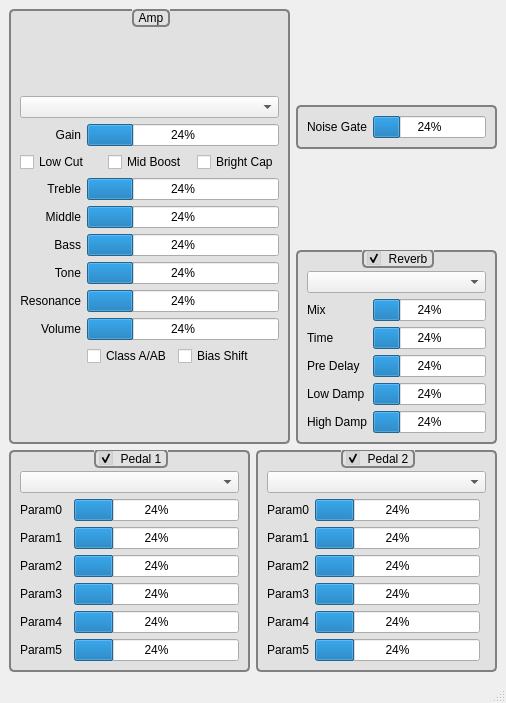
<?xml version="1.0" encoding="UTF-8"?>
<ui version="4.0">
 <class>MainWindow</class>
 <widget class="QMainWindow" name="MainWindow">
  <property name="geometry">
   <rect>
    <x>0</x>
    <y>0</y>
    <width>506</width>
    <height>703</height>
   </rect>
  </property>
  <property name="windowTitle">
   <string>Tronix Hammer</string>
  </property>
  <property name="styleSheet">
   <string notr="true"/>
  </property>
  <widget class="QWidget" name="centralwidget">
   <layout class="QVBoxLayout" name="verticalLayout">
    <item>
     <layout class="QHBoxLayout" name="horizontalLayout_3">
      <item>
       <widget class="QGroupBox" name="groupBox_3">
        <property name="sizePolicy">
         <sizepolicy hsizetype="Expanding" vsizetype="Preferred">
          <horstretch>0</horstretch>
          <verstretch>0</verstretch>
         </sizepolicy>
        </property>
        <property name="styleSheet">
         <string notr="true">QGroupBox {
    background-color:#20808080;
    border: 2px solid gray;
    border-radius: 5px;
    margin-top: 1.5ex; /* leave space at the top for the title */
}

QGroupBox::title {
    subcontrol-origin: margin;
    subcontrol-position: top center; /* position at the top center */
    padding: 0 3px;
	border:2px solid gray;
    border-radius:5px;
}</string>
        </property>
        <property name="title">
         <string>Amp</string>
        </property>
        <layout class="QGridLayout" name="gridLayout_4">
         <item row="1" column="0">
          <layout class="QGridLayout" name="gridLayout">
           <item row="1" column="1" colspan="5">
            <widget class="ParamProgressBar" name="progressBarGain">
             <property name="value">
              <number>24</number>
             </property>
             <property name="textDirection">
              <enum>QProgressBar::TopToBottom</enum>
             </property>
            </widget>
           </item>
           <item row="9" column="0">
            <widget class="QLabel" name="label_7">
             <property name="sizePolicy">
              <sizepolicy hsizetype="Fixed" vsizetype="Preferred">
               <horstretch>0</horstretch>
               <verstretch>0</verstretch>
              </sizepolicy>
             </property>
             <property name="text">
              <string>Resonance</string>
             </property>
             <property name="alignment">
              <set>Qt::AlignRight|Qt::AlignTrailing|Qt::AlignVCenter</set>
             </property>
            </widget>
           </item>
           <item row="5" column="0">
            <widget class="QLabel" name="label_3">
             <property name="text">
              <string>Middle</string>
             </property>
             <property name="alignment">
              <set>Qt::AlignRight|Qt::AlignTrailing|Qt::AlignVCenter</set>
             </property>
            </widget>
           </item>
           <item row="12" column="0">
            <widget class="QLabel" name="label_5">
             <property name="text">
              <string>Volume</string>
             </property>
             <property name="alignment">
              <set>Qt::AlignRight|Qt::AlignTrailing|Qt::AlignVCenter</set>
             </property>
            </widget>
           </item>
           <item row="6" column="1" colspan="5">
            <widget class="ParamProgressBar" name="progressBarBass">
             <property name="value">
              <number>24</number>
             </property>
            </widget>
           </item>
           <item row="8" column="0">
            <widget class="QLabel" name="labelPresenceTone">
             <property name="text">
              <string>Tone</string>
             </property>
             <property name="alignment">
              <set>Qt::AlignRight|Qt::AlignTrailing|Qt::AlignVCenter</set>
             </property>
            </widget>
           </item>
           <item row="9" column="1" colspan="5">
            <widget class="ParamProgressBar" name="progressBarResonance">
             <property name="value">
              <number>24</number>
             </property>
            </widget>
           </item>
           <item row="3" column="0" colspan="6">
            <layout class="QHBoxLayout" name="horizontalLayout">
             <item>
              <widget class="QCheckBox" name="checkBoxLowCut">
               <property name="text">
                <string>Low Cut</string>
               </property>
              </widget>
             </item>
             <item>
              <widget class="QCheckBox" name="checkBoxMidBoost">
               <property name="text">
                <string>Mid Boost</string>
               </property>
              </widget>
             </item>
             <item>
              <widget class="QCheckBox" name="checkBoxBrightCap">
               <property name="text">
                <string>Bright Cap</string>
               </property>
              </widget>
             </item>
            </layout>
           </item>
           <item row="6" column="0">
            <widget class="QLabel" name="label_4">
             <property name="text">
              <string>Bass</string>
             </property>
             <property name="alignment">
              <set>Qt::AlignRight|Qt::AlignTrailing|Qt::AlignVCenter</set>
             </property>
            </widget>
           </item>
           <item row="4" column="1" colspan="5">
            <widget class="ParamProgressBar" name="progressBarTreble">
             <property name="styleSheet">
              <string notr="true">
QProgressBar::chunck {background-color: #888888;}</string>
             </property>
             <property name="value">
              <number>24</number>
             </property>
            </widget>
           </item>
           <item row="5" column="1" colspan="5">
            <widget class="ParamProgressBar" name="progressBarMiddle">
             <property name="value">
              <number>24</number>
             </property>
            </widget>
           </item>
           <item row="12" column="1" colspan="5">
            <widget class="ParamProgressBar" name="progressBarVolume">
             <property name="value">
              <number>24</number>
             </property>
            </widget>
           </item>
           <item row="4" column="0">
            <widget class="QLabel" name="label_2">
             <property name="text">
              <string>Treble</string>
             </property>
             <property name="alignment">
              <set>Qt::AlignRight|Qt::AlignTrailing|Qt::AlignVCenter</set>
             </property>
            </widget>
           </item>
           <item row="1" column="0">
            <widget class="QLabel" name="label">
             <property name="text">
              <string>Gain</string>
             </property>
             <property name="alignment">
              <set>Qt::AlignRight|Qt::AlignTrailing|Qt::AlignVCenter</set>
             </property>
            </widget>
           </item>
           <item row="8" column="1" colspan="5">
            <widget class="ParamProgressBar" name="progressBarTone">
             <property name="value">
              <number>24</number>
             </property>
            </widget>
           </item>
           <item row="0" column="0" colspan="6">
            <widget class="QComboBox" name="comboBoxAmpModel"/>
           </item>
           <item row="13" column="1">
            <layout class="QHBoxLayout" name="horizontalLayout_2">
             <item>
              <widget class="QCheckBox" name="checkBoxClassAAB">
               <property name="text">
                <string>Class A/AB</string>
               </property>
              </widget>
             </item>
             <item>
              <widget class="QCheckBox" name="checkBoxBiasShift">
               <property name="text">
                <string>Bias Shift</string>
               </property>
              </widget>
             </item>
            </layout>
           </item>
          </layout>
         </item>
         <item row="0" column="0">
          <spacer name="verticalSpacer_6">
           <property name="orientation">
            <enum>Qt::Vertical</enum>
           </property>
           <property name="sizeType">
            <enum>QSizePolicy::Fixed</enum>
           </property>
           <property name="sizeHint" stdset="0">
            <size>
             <width>20</width>
             <height>10</height>
            </size>
           </property>
          </spacer>
         </item>
        </layout>
       </widget>
      </item>
      <item>
       <layout class="QVBoxLayout" name="verticalLayout_2">
        <item>
         <spacer name="verticalSpacer_2">
          <property name="orientation">
           <enum>Qt::Vertical</enum>
          </property>
          <property name="sizeHint" stdset="0">
           <size>
            <width>20</width>
            <height>40</height>
           </size>
          </property>
         </spacer>
        </item>
        <item>
         <widget class="QGroupBox" name="groupBox">
          <property name="styleSheet">
           <string notr="true">QGroupBox {
    background-color:#20808080;
    border: 2px solid gray;
    border-radius: 5px;
    margin-top: 1.5ex; /* leave space at the top for the title */
}

QGroupBox::title {
    subcontrol-origin: margin;
    subcontrol-position: top center; /* position at the top center */
    padding: 0 3px;
	border:2px solid gray;
    border-radius:5px;
}</string>
          </property>
          <property name="title">
           <string/>
          </property>
          <layout class="QVBoxLayout" name="verticalLayout_3">
           <item>
            <layout class="QHBoxLayout" name="horizontalLayout_4">
             <item>
              <widget class="QLabel" name="label_6">
               <property name="text">
                <string>Noise Gate</string>
               </property>
              </widget>
             </item>
             <item>
              <widget class="ParamProgressBar" name="progressBarNoiseGate">
               <property name="value">
                <number>24</number>
               </property>
              </widget>
             </item>
            </layout>
           </item>
          </layout>
         </widget>
        </item>
        <item>
         <spacer name="verticalSpacer">
          <property name="orientation">
           <enum>Qt::Vertical</enum>
          </property>
          <property name="sizeHint" stdset="0">
           <size>
            <width>20</width>
            <height>40</height>
           </size>
          </property>
         </spacer>
        </item>
        <item>
         <widget class="QGroupBox" name="groupBoxReverb">
          <property name="styleSheet">
           <string notr="true">QGroupBox {
    background-color:#20808080;
    border: 2px solid gray;
    border-radius: 5px;
    margin-top: 1.5ex; /* leave space at the top for the title */
}

QGroupBox::title {
    subcontrol-origin: margin;
    subcontrol-position: top center; /* position at the top center */
    padding: 0 3px;
	border:2px solid gray;
    border-radius:5px;
}</string>
          </property>
          <property name="title">
           <string>Reverb</string>
          </property>
          <property name="checkable">
           <bool>true</bool>
          </property>
          <layout class="QGridLayout" name="gridLayout_5">
           <item row="6" column="1">
            <widget class="ParamProgressBar" name="progressBarReverbLowDamp">
             <property name="value">
              <number>24</number>
             </property>
            </widget>
           </item>
           <item row="4" column="0">
            <widget class="QLabel" name="label_20">
             <property name="text">
              <string>Time</string>
             </property>
            </widget>
           </item>
           <item row="5" column="1">
            <widget class="ParamProgressBar" name="progressBarReverbPreDelay">
             <property name="value">
              <number>24</number>
             </property>
            </widget>
           </item>
           <item row="8" column="1">
            <widget class="ParamProgressBar" name="progressBarReverbHighDump">
             <property name="value">
              <number>24</number>
             </property>
            </widget>
           </item>
           <item row="5" column="0">
            <widget class="QLabel" name="label_21">
             <property name="text">
              <string>Pre Delay</string>
             </property>
            </widget>
           </item>
           <item row="1" column="0" colspan="2">
            <widget class="QComboBox" name="comboBoxReverb"/>
           </item>
           <item row="3" column="0">
            <widget class="QLabel" name="label_19">
             <property name="text">
              <string>Mix</string>
             </property>
            </widget>
           </item>
           <item row="3" column="1">
            <widget class="ParamProgressBar" name="progressBarReverbMix">
             <property name="value">
              <number>24</number>
             </property>
            </widget>
           </item>
           <item row="4" column="1">
            <widget class="ParamProgressBar" name="progressBarReverbTime">
             <property name="value">
              <number>24</number>
             </property>
            </widget>
           </item>
           <item row="6" column="0">
            <widget class="QLabel" name="label_22">
             <property name="text">
              <string>Low Damp</string>
             </property>
            </widget>
           </item>
           <item row="8" column="0">
            <widget class="QLabel" name="label_23">
             <property name="text">
              <string>High Damp</string>
             </property>
            </widget>
           </item>
           <item row="0" column="0">
            <spacer name="verticalSpacer_5">
             <property name="orientation">
              <enum>Qt::Vertical</enum>
             </property>
             <property name="sizeType">
              <enum>QSizePolicy::Fixed</enum>
             </property>
             <property name="sizeHint" stdset="0">
              <size>
               <width>20</width>
               <height>10</height>
              </size>
             </property>
            </spacer>
           </item>
          </layout>
         </widget>
        </item>
       </layout>
      </item>
     </layout>
    </item>
    <item>
     <layout class="QHBoxLayout" name="horizontalLayout_5">
      <item>
       <widget class="QGroupBox" name="groupBoxPedal1">
        <property name="styleSheet">
         <string notr="true">QGroupBox {
    background-color:#20808080;
    border: 2px solid gray;
    border-radius: 5px;
    margin-top: 1.5ex; /* leave space at the top for the title */
}

QGroupBox::title {
    subcontrol-origin: margin;
    subcontrol-position: top center; /* position at the top center */
    padding: 0 3px;
	border:2px solid gray;
    border-radius:5px;
}</string>
        </property>
        <property name="title">
         <string>Pedal 1</string>
        </property>
        <property name="checkable">
         <bool>true</bool>
        </property>
        <layout class="QGridLayout" name="gridLayout_2">
         <item row="3" column="2">
          <widget class="ParamProgressBar" name="progressBarPedal1Param1">
           <property name="value">
            <number>24</number>
           </property>
          </widget>
         </item>
         <item row="2" column="0">
          <widget class="QLabel" name="labelPedal1Param0">
           <property name="text">
            <string>Param0</string>
           </property>
          </widget>
         </item>
         <item row="7" column="2">
          <widget class="ParamProgressBar" name="progressBarPedal1Param5">
           <property name="value">
            <number>24</number>
           </property>
          </widget>
         </item>
         <item row="6" column="2">
          <widget class="ParamProgressBar" name="progressBarPedal1Param4">
           <property name="value">
            <number>24</number>
           </property>
          </widget>
         </item>
         <item row="5" column="0">
          <widget class="QLabel" name="labelPedal1Param3">
           <property name="text">
            <string>Param3</string>
           </property>
          </widget>
         </item>
         <item row="1" column="0" colspan="3">
          <widget class="QComboBox" name="comboBoxPedal1"/>
         </item>
         <item row="5" column="2">
          <widget class="ParamProgressBar" name="progressBarPedal1Param3">
           <property name="value">
            <number>24</number>
           </property>
          </widget>
         </item>
         <item row="6" column="0">
          <widget class="QLabel" name="labelPedal1Param4">
           <property name="text">
            <string>Param4</string>
           </property>
          </widget>
         </item>
         <item row="4" column="2">
          <widget class="ParamProgressBar" name="progressBarPedal1Param2">
           <property name="value">
            <number>24</number>
           </property>
          </widget>
         </item>
         <item row="7" column="0">
          <widget class="QLabel" name="labelPedal1Param5">
           <property name="text">
            <string>Param5</string>
           </property>
          </widget>
         </item>
         <item row="4" column="0">
          <widget class="QLabel" name="labelPedal1Param2">
           <property name="text">
            <string>Param2</string>
           </property>
          </widget>
         </item>
         <item row="3" column="0">
          <widget class="QLabel" name="labelPedal1Param1">
           <property name="text">
            <string>Param1</string>
           </property>
          </widget>
         </item>
         <item row="2" column="2">
          <widget class="ParamProgressBar" name="progressBarPedal1Param0">
           <property name="value">
            <number>24</number>
           </property>
          </widget>
         </item>
         <item row="0" column="0">
          <spacer name="verticalSpacer_3">
           <property name="orientation">
            <enum>Qt::Vertical</enum>
           </property>
           <property name="sizeType">
            <enum>QSizePolicy::Fixed</enum>
           </property>
           <property name="sizeHint" stdset="0">
            <size>
             <width>20</width>
             <height>10</height>
            </size>
           </property>
          </spacer>
         </item>
        </layout>
       </widget>
      </item>
      <item>
       <widget class="QGroupBox" name="groupBoxPedal2">
        <property name="styleSheet">
         <string notr="true">QGroupBox {
    background-color:#20808080;
    border: 2px solid gray;
    border-radius: 5px;
    margin-top: 1.5ex; /* leave space at the top for the title */
}

QGroupBox::title {
    subcontrol-origin: margin;
    subcontrol-position: top center; /* position at the top center */
    padding: 0 3px;
	border:2px solid gray;
    border-radius:5px;
}</string>
        </property>
        <property name="title">
         <string>Pedal 2</string>
        </property>
        <property name="checkable">
         <bool>true</bool>
        </property>
        <layout class="QGridLayout" name="gridLayout_3">
         <item row="3" column="0">
          <widget class="QLabel" name="labelPedal2Param1">
           <property name="text">
            <string>Param1</string>
           </property>
          </widget>
         </item>
         <item row="6" column="1">
          <widget class="ParamProgressBar" name="progressBarPedal2Param4">
           <property name="value">
            <number>24</number>
           </property>
          </widget>
         </item>
         <item row="7" column="1">
          <widget class="ParamProgressBar" name="progressBarPedal2Param5">
           <property name="value">
            <number>24</number>
           </property>
          </widget>
         </item>
         <item row="4" column="0">
          <widget class="QLabel" name="labelPedal2Param2">
           <property name="text">
            <string>Param2</string>
           </property>
          </widget>
         </item>
         <item row="4" column="1">
          <widget class="ParamProgressBar" name="progressBarPedal2Param2">
           <property name="value">
            <number>24</number>
           </property>
          </widget>
         </item>
         <item row="5" column="1">
          <widget class="ParamProgressBar" name="progressBarPedal2Param3">
           <property name="value">
            <number>24</number>
           </property>
          </widget>
         </item>
         <item row="7" column="0">
          <widget class="QLabel" name="labelPedal2Param5">
           <property name="text">
            <string>Param5</string>
           </property>
          </widget>
         </item>
         <item row="5" column="0">
          <widget class="QLabel" name="labelPedal2Param3">
           <property name="text">
            <string>Param3</string>
           </property>
          </widget>
         </item>
         <item row="3" column="1">
          <widget class="ParamProgressBar" name="progressBarPedal2Param1">
           <property name="value">
            <number>24</number>
           </property>
          </widget>
         </item>
         <item row="2" column="1">
          <widget class="ParamProgressBar" name="progressBarPedal2Param0">
           <property name="value">
            <number>24</number>
           </property>
          </widget>
         </item>
         <item row="1" column="0" colspan="3">
          <widget class="QComboBox" name="comboBoxPedal2"/>
         </item>
         <item row="2" column="0">
          <widget class="QLabel" name="labelPedal2Param0">
           <property name="text">
            <string>Param0</string>
           </property>
          </widget>
         </item>
         <item row="6" column="0">
          <widget class="QLabel" name="labelPedal2Param4">
           <property name="text">
            <string>Param4</string>
           </property>
          </widget>
         </item>
         <item row="0" column="0">
          <spacer name="verticalSpacer_4">
           <property name="orientation">
            <enum>Qt::Vertical</enum>
           </property>
           <property name="sizeType">
            <enum>QSizePolicy::Fixed</enum>
           </property>
           <property name="sizeHint" stdset="0">
            <size>
             <width>20</width>
             <height>10</height>
            </size>
           </property>
          </spacer>
         </item>
        </layout>
       </widget>
      </item>
     </layout>
    </item>
   </layout>
  </widget>
  <widget class="QMenuBar" name="menubar">
   <property name="geometry">
    <rect>
     <x>0</x>
     <y>0</y>
     <width>506</width>
     <height>30</height>
    </rect>
   </property>
  </widget>
  <widget class="QStatusBar" name="statusbar"/>
 </widget>
 <customwidgets>
  <customwidget>
   <class>ParamProgressBar</class>
   <extends>QProgressBar</extends>
   <header location="global">ui/progress</header>
  </customwidget>
 </customwidgets>
 <resources>
  <include location="../../resources/resources.qrc"/>
 </resources>
 <connections/>
</ui>
